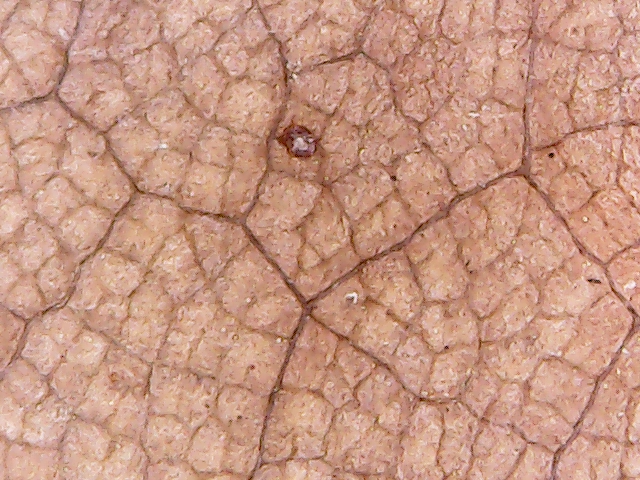
#> input picture noobee/brown-oak.png, 640 x 480 px
$ python texture.py brown-oak.png green-oak.png   (Python 2 division)   (older library calls are emulated)
#> lines starting #> are read from the running program, lines starting #| are printed output that depends on the picture
"""
Binary classification of two images using texture based feature extraction

This module is intended to take two input images that represent different
surfaces, extract samples from each color channel, extract texture features,
and classify the surface texture using Support Vector Classification.

Examples:
    In this example the red color channel is shown to classify texture
    better than the other color channels.

    As a script:
        $ python texture.py img1.png img2.png
            > ====================
            > Channel:  blue
            > Score:  0.85
            > ====================
            > ====================
            > Channel:  green
            > Score:  0.85
            > ====================
            > ====================
            > Channel:  red
            > Score:  0.9
            > ====================

    As an import:
        >>> import texture
        >>> results = texture.classify('img1.png', 'im2.png')
        >>> print results
        >>> (0.85, 0.85, 0.9)
"""
from  __future__ import division

import cv2
import numpy as np

from sklearn import svm
from sklearn.feature_extraction import image
from skimage.feature import greycomatrix, greycoprops

def extract_bgr_samples(filename, size, count):
    """
    Extract random samples from b, g, r image channels.

    Args:
        filename (str): Location to the image filename.
        size (int): The length/width of the square sample.
        count (int): The number of samples to generate.
    Returns:
        tuple: Random samples from each color channel.
    """
#> called with filename = 'brown-oak.png', size = 95, count = 100
    img = cv2.imread(filename, 1)
#> img is the input picture: shape (480, 640, 3); mean B, G, R 131.2, 151.3, 199.7
    blue_channel, green_channel, red_channel = cv2.split(img)
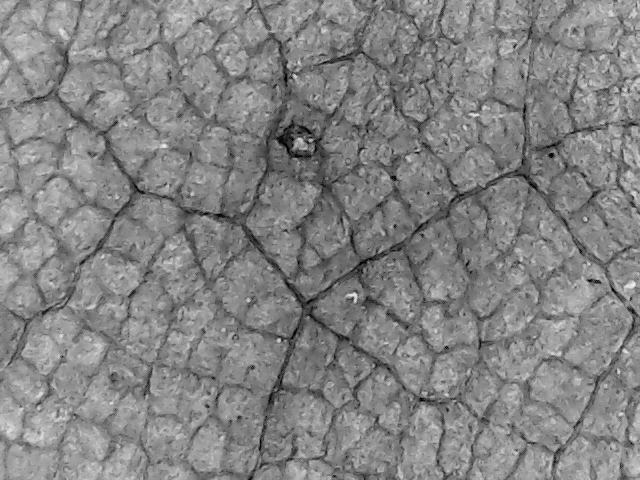
#> blue_channel: shape (480, 640); min 0, max 240, mean 131.2
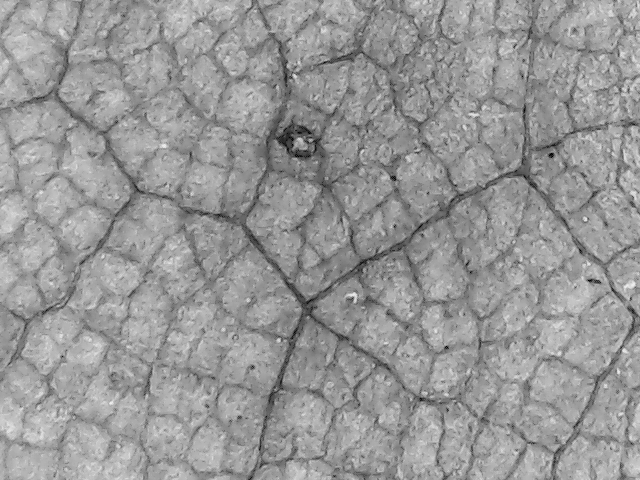
#> green_channel: shape (480, 640); min 0, max 238, mean 151.3
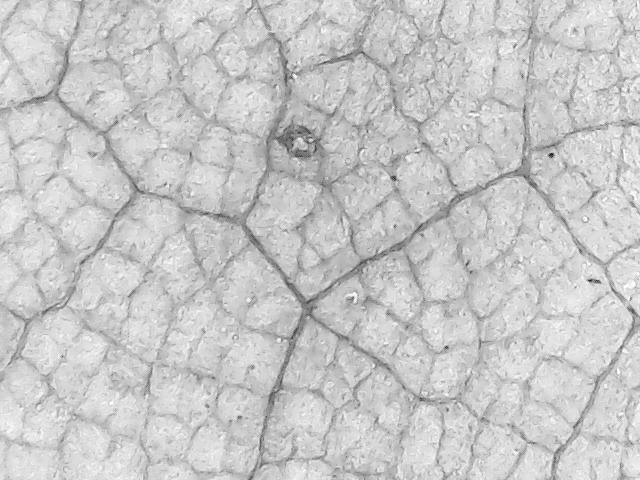
#> red_channel: shape (480, 640); min 12, max 255, mean 199.7

#> (the run stopped early here; a loop or call above may not have finished)
